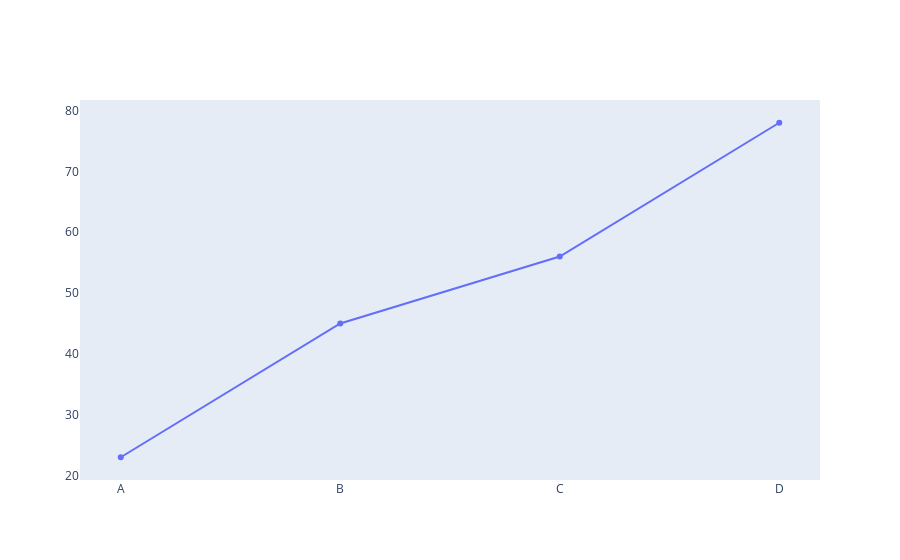

Source (notebook cell):
### Code cell
fig = go.Figure(data=[go.Scatter(
    x=data['Category'],
    y=data['Value'],
    mode='lines+markers',
    text=data['Value'],  # Adding data labels
    # textposition='top center'
)])

fig.update_layout(
    yaxis=dict(showgrid=False),
    xaxis=dict(showgrid=False)
)

fig.show()

### Figure 1 — Plotly figure (JSON) as saved in the notebook; plotly's stock layout.template omitted (floating-point values rounded to 4 significant figures)
{"data": [{"mode": "lines+markers", "text": [23, 45, 56, 78], "type": "scatter", "x": ["A", "B", "C", "D"], "y": [23, 45, 56, 78]}], "layout": {"xaxis": {"showgrid": false}, "yaxis": {"showgrid": false}}}
